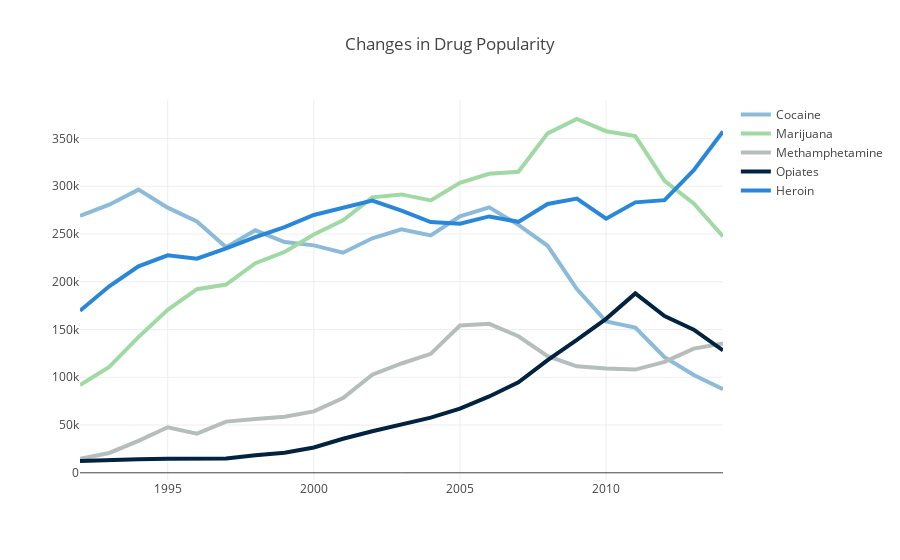

Here is the notebook cell this chart was saved with:
### Code cell
# import plotly.plotly as py
import plotly.graph_objs as go

import pandas as pd


trace_meth = go.Scatter(
                x=df['year'],
                y=df['meth'],
                name = "Methamphetamine",
                line = dict(color = '#B5BDBD',
                           width = 4),
                opacity = 1)

trace_heroin = go.Scatter(
                x=df['year'],
                y=df['heroin'],
                name = "Heroin",
                line = dict(color = '#2987D9',
                           width = 4),
                opacity = 1)

trace_marij = go.Scatter(
                x=df['year'],
                y=df['marij'],
                name = "Marijuana",
                line = dict(color = '#A0D9A4',
                           width = 4),
                opacity = 1)

trace_cocaine = go.Scatter(
                x=df['year'],
                y=df['cocaine'],
                name = "Cocaine",
                line = dict(color = '#8BBBD9',
                           width = 4),
                opacity = 1)

trace_opiates = go.Scatter(
                x=df['year'],
                y=df['opiates'],
                name = "Opiates",
                line = dict(color = '#012340',
                           width = 4),
                opacity = 1)

data = [trace_cocaine, trace_marij, trace_meth, trace_opiates, trace_heroin]

layout = dict(
    title = "Changes in Drug Popularity")

fig = dict(data=data, layout=layout)
pyo.iplot(fig)
# py.iplot(fig, filename = "Manually Set Range")

### Figure 1 — Plotly figure (JSON) as saved in the notebook; plotly's stock layout.template omitted (floating-point values rounded to 4 significant figures)
{"data": [{"line": {"color": "#8BBBD9", "width": 4}, "name": "Cocaine", "opacity": 1, "type": "scatter", "uid": "558e5f7e-fc15-11e8-8b6a-14abc5740b4d", "x": [1992, 1993, 1994, 1995, 1996, 1997, 1998, 1999, 2000, 2001, 2002, 2003, 2004, 2005, 2006, 2007, 2008, 2009, 2010, 2011, 2012, 2013, 2014], "y": [268915, 280634, 296405, 277601, 263196, 236174, 253839, 241602, 238080, 230398, 245457, 254883, 248452, 268509, 277928, 259548, 237648, 192370, 158478, 151930, 121065, 102387, 87510]}, {"line": {"color": "#A0D9A4", "width": 4}, "name": "Marijuana", "opacity": 1, "type": "scatter", "uid": "558e5f7f-fc15-11e8-8cbc-14abc5740b4d", "x": [1992, 1993, 1994, 1995, 1996, 1997, 1998, 1999, 2000, 2001, 2002, 2003, 2004, 2005, 2006, 2007, 2008, 2009, 2010, 2011, 2012, 2013, 2014], "y": [91913, 110765, 142075, 170552, 192191, 197011, 219429, 231224, 249388, 264239, 288320, 291440, 285136, 303586, 313015, 315094, 355346, 370373, 357592, 352428, 305560, 281991, 247461]}, {"line": {"color": "#B5BDBD", "width": 4}, "name": "Methamphetamine", "opacity": 1, "type": "scatter", "uid": "558e5f80-fc15-11e8-bb47-14abc5740b4d", "x": [1992, 1993, 1994, 1995, 1996, 1997, 1998, 1999, 2000, 2001, 2002, 2003, 2004, 2005, 2006, 2007, 2008, 2009, 2010, 2011, 2012, 2013, 2014], "y": [14536, 20740, 33381, 47625, 40979, 53571, 56411, 58721, 64273, 78248, 102723, 114406, 124511, 154198, 155920, 142952, 122082, 111412, 109200, 108066, 116090, 130033, 135264]}, {"line": {"color": "#012340", "width": 4}, "name": "Opiates", "opacity": 1, "type": "scatter", "uid": "558e862e-fc15-11e8-bb20-14abc5740b4d", "x": [1992, 1993, 1994, 1995, 1996, 1997, 1998, 1999, 2000, 2001, 2002, 2003, 2004, 2005, 2006, 2007, 2008, 2009, 2010, 2011, 2012, 2013, 2014], "y": [12338, 12761, 14131, 14703, 15248, 15002, 18300, 20916, 26466, 35647, 43419, 50041, 57695, 67203, 79909, 94773, 117988, 139079, 161199, 187821, 164158, 149863, 128175]}, {"line": {"color": "#2987D9", "width": 4}, "name": "Heroin", "opacity": 1, "type": "scatter", "uid": "558e862f-fc15-11e8-a543-14abc5740b4d", "x": [1992, 1993, 1994, 1995, 1996, 1997, 1998, 1999, 2000, 2001, 2002, 2003, 2004, 2005, 2006, 2007, 2008, 2009, 2010, 2011, 2012, 2013, 2014], "y": [169582, 195279, 216067, 227702, 224092, 234860, 246788, 257208, 269891, 277557, 285041, 274431, 262430, 260654, 268376, 262711, 281410, 287063, 266048, 283092, 285451, 316797, 357293]}], "layout": {"title": "Changes in Drug Popularity"}}
